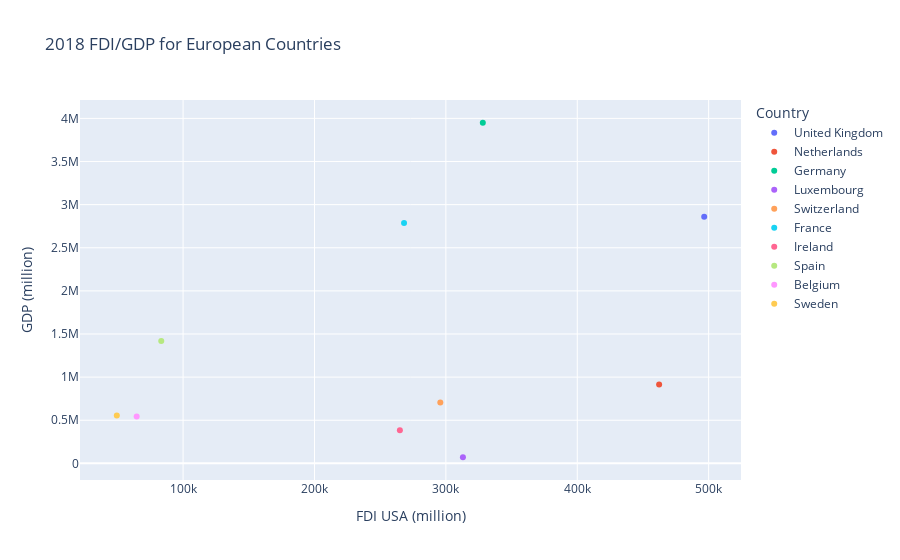

This figure's notebook cell:
### Code cell
europe_top_10_format_name = europe_top_10.rename(
    columns={
        "country_name": "Country",
        "GDP_2018 (million)": "GDP (million)",
        "tech_export_2018 (million)": "Tech Export (million)",
        "doing_business_2018": "Doing Business",
        "fdi_USA_2018 (million)": "FDI USA (million)",
    }
)

europe_top_10_fdi_gdp_scatter = px.scatter(
    europe_top_10_format_name,
    x="FDI USA (million)",
    y="GDP (million)",
    title="2018 FDI/GDP for European Countries",
    color="Country",
)
europe_top_10_fdi_gdp_scatter.write_image("europe_top_10_fdi_gdp_scatter.png")
europe_top_10_fdi_gdp_scatter

### Figure 1 — Plotly figure (JSON) as saved in the notebook; plotly's stock layout.template omitted (floating-point values rounded to 4 significant figures)
{"data": [{"hovertemplate": "Country=United Kingdom<br>FDI USA (million)=%{x}<br>GDP (million)=%{y}<extra></extra>", "legendgroup": "United Kingdom", "marker": {"color": "#636efa", "symbol": "circle"}, "mode": "markers", "name": "United Kingdom", "orientation": "v", "showlegend": true, "type": "scatter", "x": [496622], "xaxis": "x", "y": [2861000.0], "yaxis": "y"}, {"hovertemplate": "Country=Netherlands<br>FDI USA (million)=%{x}<br>GDP (million)=%{y}<extra></extra>", "legendgroup": "Netherlands", "marker": {"color": "#EF553B", "symbol": "circle"}, "mode": "markers", "name": "Netherlands", "orientation": "v", "showlegend": true, "type": "scatter", "x": [462303], "xaxis": "x", "y": [914100.0], "yaxis": "y"}, {"hovertemplate": "Country=Germany<br>FDI USA (million)=%{x}<br>GDP (million)=%{y}<extra></extra>", "legendgroup": "Germany", "marker": {"color": "#00cc96", "symbol": "circle"}, "mode": "markers", "name": "Germany", "orientation": "v", "showlegend": true, "type": "scatter", "x": [328124], "xaxis": "x", "y": [3950000.0], "yaxis": "y"}, {"hovertemplate": "Country=Luxembourg<br>FDI USA (million)=%{x}<br>GDP (million)=%{y}<extra></extra>", "legendgroup": "Luxembourg", "marker": {"color": "#ab63fa", "symbol": "circle"}, "mode": "markers", "name": "Luxembourg", "orientation": "v", "showlegend": true, "type": "scatter", "x": [312976], "xaxis": "x", "y": [70920.0], "yaxis": "y"}, {"hovertemplate": "Country=Switzerland<br>FDI USA (million)=%{x}<br>GDP (million)=%{y}<extra></extra>", "legendgroup": "Switzerland", "marker": {"color": "#FFA15A", "symbol": "circle"}, "mode": "markers", "name": "Switzerland", "orientation": "v", "showlegend": true, "type": "scatter", "x": [295783], "xaxis": "x", "y": [705100.0], "yaxis": "y"}, {"hovertemplate": "Country=France<br>FDI USA (million)=%{x}<br>GDP (million)=%{y}<extra></extra>", "legendgroup": "France", "marker": {"color": "#19d3f3", "symbol": "circle"}, "mode": "markers", "name": "France", "orientation": "v", "showlegend": true, "type": "scatter", "x": [268169], "xaxis": "x", "y": [2788000.0], "yaxis": "y"}, {"hovertemplate": "Country=Ireland<br>FDI USA (million)=%{x}<br>GDP (million)=%{y}<extra></extra>", "legendgroup": "Ireland", "marker": {"color": "#FF6692", "symbol": "circle"}, "mode": "markers", "name": "Ireland", "orientation": "v", "showlegend": true, "type": "scatter", "x": [265004], "xaxis": "x", "y": [382700.0], "yaxis": "y"}, {"hovertemplate": "Country=Spain<br>FDI USA (million)=%{x}<br>GDP (million)=%{y}<extra></extra>", "legendgroup": "Spain", "marker": {"color": "#B6E880", "symbol": "circle"}, "mode": "markers", "name": "Spain", "orientation": "v", "showlegend": true, "type": "scatter", "x": [83379], "xaxis": "x", "y": [1420000.0], "yaxis": "y"}, {"hovertemplate": "Country=Belgium<br>FDI USA (million)=%{x}<br>GDP (million)=%{y}<extra></extra>", "legendgroup": "Belgium", "marker": {"color": "#FF97FF", "symbol": "circle"}, "mode": "markers", "name": "Belgium", "orientation": "v", "showlegend": true, "type": "scatter", "x": [64661], "xaxis": "x", "y": [542700.0], "yaxis": "y"}, {"hovertemplate": "Country=Sweden<br>FDI USA (million)=%{x}<br>GDP (million)=%{y}<extra></extra>", "legendgroup": "Sweden", "marker": {"color": "#FECB52", "symbol": "circle"}, "mode": "markers", "name": "Sweden", "orientation": "v", "showlegend": true, "type": "scatter", "x": [49546], "xaxis": "x", "y": [555500.0], "yaxis": "y"}], "layout": {"autosize": true, "legend": {"title": {"text": "Country"}, "tracegroupgap": 0}, "title": {"text": "2018 FDI/GDP for European Countries"}, "xaxis": {"anchor": "y", "autorange": true, "domain": [0, 1], "range": [21880.0, 524300.0], "title": {"text": "FDI USA (million)"}, "type": "linear"}, "yaxis": {"anchor": "x", "autorange": true, "domain": [0, 1], "range": [-213200.0, 4234000.0], "title": {"text": "GDP (million)"}, "type": "linear"}}}
